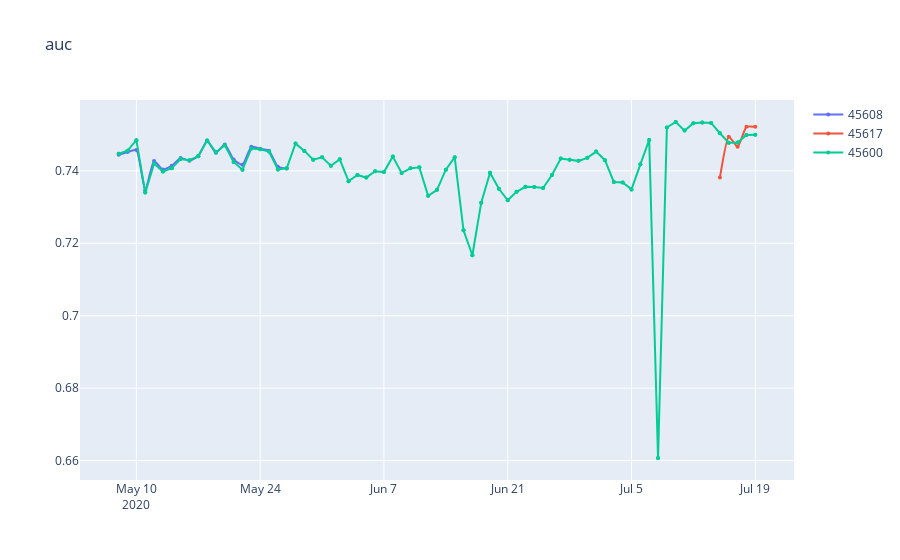
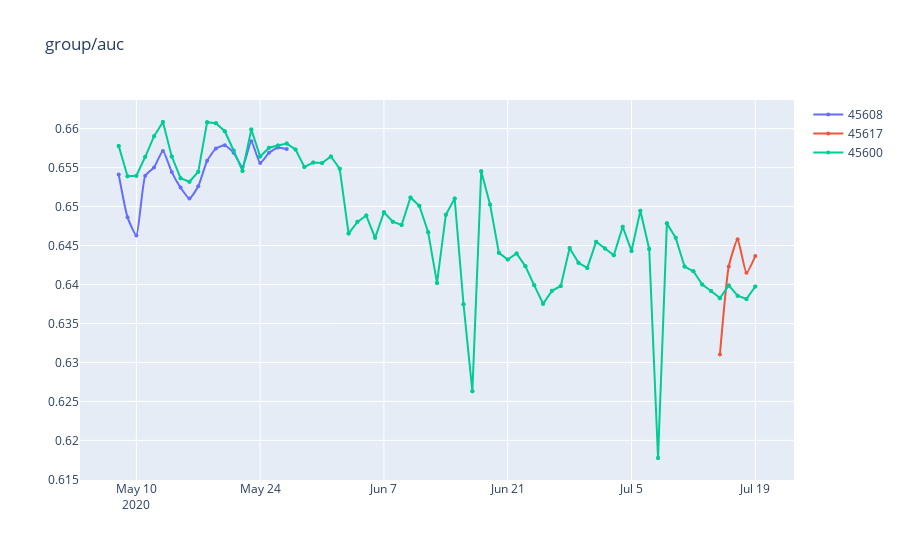
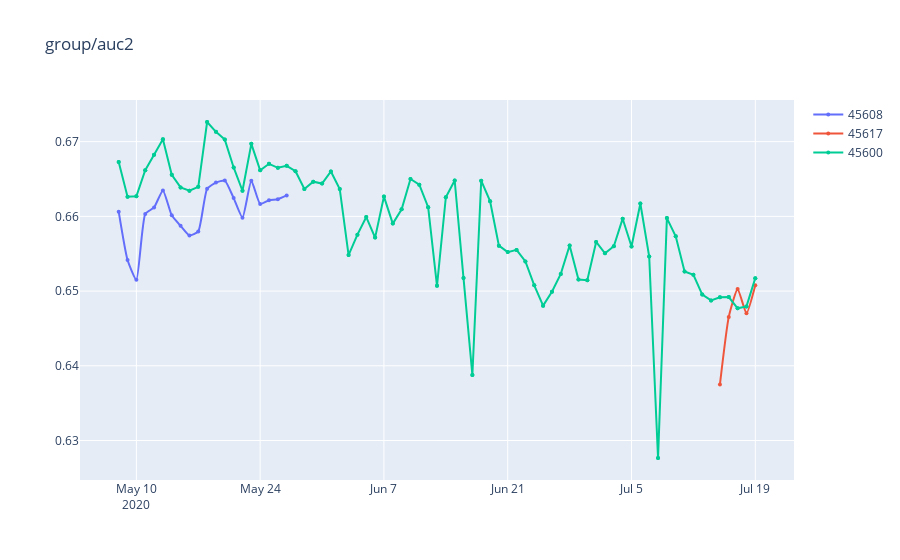
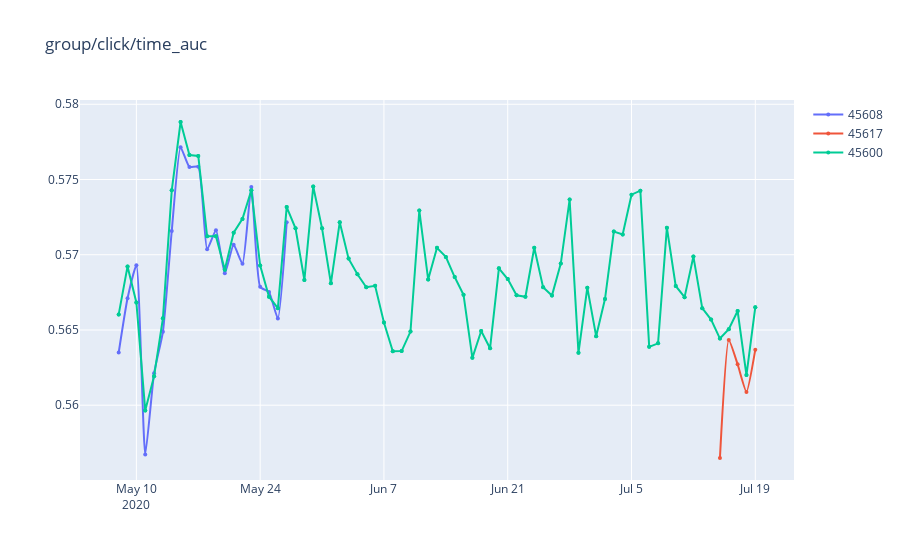

Source (notebook cell) for these figures, in order:
### Code cell
gezi.line(df[df.abtest.isin(['45608', '45617', '45600', '8', '17', '456'])], x='date',
          y=['auc', 'group/auc', 'group/auc2', 'group/click/time_auc', 
             'group/ndcg3_click', 'group/top1_click', 'stats/click_ratio', 'stats/num_clicks',
             'cold/group/auc', 'group/click/top1_dur',
             'Click/group/auc', 
             'Click/group/auc2', 
             'Dur/group/click/time_auc',
            ], color='abtest')

### Figure 1 — Plotly figure (JSON) as saved in the notebook; plotly's stock layout.template omitted (floating-point values rounded to 4 significant figures; data arrays with more than 128 entries replaced by an {"elided": "..."} marker saying what was removed)
{"data": [{"line": {"shape": "spline", "smoothing": 0.5}, "marker": {"size": 4}, "mode": "lines+markers", "name": "45608", "type": "scatter", "x": ["2020-05-08T00:00:00", "2020-05-09T00:00:00", "2020-05-10T00:00:00", "2020-05-11T00:00:00", "2020-05-12T00:00:00", "2020-05-13T00:00:00", "2020-05-14T00:00:00", "2020-05-15T00:00:00", "2020-05-16T00:00:00", "2020-05-17T00:00:00", "2020-05-18T00:00:00", "2020-05-19T00:00:00", "2020-05-20T00:00:00", "2020-05-21T00:00:00", "2020-05-22T00:00:00", "2020-05-23T00:00:00", "2020-05-24T00:00:00", "2020-05-25T00:00:00", "2020-05-26T00:00:00", "2020-05-27T00:00:00"], "y": [0.7445, 0.7452, 0.7458, 0.7346, 0.7427, 0.7404, 0.7414, 0.7436, 0.7428, 0.7441, 0.7483, 0.745, 0.7473, 0.7431, 0.7417, 0.7466, 0.7461, 0.7456, 0.7411, 0.7407]}, {"line": {"shape": "spline", "smoothing": 0.5}, "marker": {"size": 4}, "mode": "lines+markers", "name": "45617", "type": "scatter", "x": ["2020-07-15T00:00:00", "2020-07-16T00:00:00", "2020-07-17T00:00:00", "2020-07-18T00:00:00", "2020-07-19T00:00:00"], "y": [0.7382, 0.7494, 0.7466, 0.7522, 0.7522]}, {"line": {"shape": "spline", "smoothing": 0.5}, "marker": {"size": 4}, "mode": "lines+markers", "name": "45600", "type": "scatter", "x": {"elided": "146 str values"}, "y": {"elided": "146 float values"}}], "layout": {"hovermode": "x", "title": {"text": "auc"}, "xaxis": {"type": "date"}}}

### Figure 2 — Plotly figure (JSON) as saved in the notebook; plotly's stock layout.template omitted (floating-point values rounded to 4 significant figures; data arrays with more than 128 entries replaced by an {"elided": "..."} marker saying what was removed)
{"data": [{"line": {"shape": "spline", "smoothing": 0.5}, "marker": {"size": 4}, "mode": "lines+markers", "name": "45608", "type": "scatter", "x": ["2020-05-08T00:00:00", "2020-05-09T00:00:00", "2020-05-10T00:00:00", "2020-05-11T00:00:00", "2020-05-12T00:00:00", "2020-05-13T00:00:00", "2020-05-14T00:00:00", "2020-05-15T00:00:00", "2020-05-16T00:00:00", "2020-05-17T00:00:00", "2020-05-18T00:00:00", "2020-05-19T00:00:00", "2020-05-20T00:00:00", "2020-05-21T00:00:00", "2020-05-22T00:00:00", "2020-05-23T00:00:00", "2020-05-24T00:00:00", "2020-05-25T00:00:00", "2020-05-26T00:00:00", "2020-05-27T00:00:00"], "y": [0.6541, 0.6486, 0.6463, 0.6539, 0.655, 0.6571, 0.6544, 0.6524, 0.651, 0.6526, 0.6559, 0.6574, 0.6579, 0.6569, 0.6551, 0.6584, 0.6556, 0.6569, 0.6576, 0.6574]}, {"line": {"shape": "spline", "smoothing": 0.5}, "marker": {"size": 4}, "mode": "lines+markers", "name": "45617", "type": "scatter", "x": ["2020-07-15T00:00:00", "2020-07-16T00:00:00", "2020-07-17T00:00:00", "2020-07-18T00:00:00", "2020-07-19T00:00:00"], "y": [0.631, 0.6423, 0.6458, 0.6415, 0.6436]}, {"line": {"shape": "spline", "smoothing": 0.5}, "marker": {"size": 4}, "mode": "lines+markers", "name": "45600", "type": "scatter", "x": {"elided": "146 str values"}, "y": {"elided": "146 float values"}}], "layout": {"hovermode": "x", "title": {"text": "group/auc"}, "xaxis": {"type": "date"}}}

### Figure 3 — Plotly figure (JSON) as saved in the notebook; plotly's stock layout.template omitted (floating-point values rounded to 4 significant figures; data arrays with more than 128 entries replaced by an {"elided": "..."} marker saying what was removed)
{"data": [{"line": {"shape": "spline", "smoothing": 0.5}, "marker": {"size": 4}, "mode": "lines+markers", "name": "45608", "type": "scatter", "x": ["2020-05-08T00:00:00", "2020-05-09T00:00:00", "2020-05-10T00:00:00", "2020-05-11T00:00:00", "2020-05-12T00:00:00", "2020-05-13T00:00:00", "2020-05-14T00:00:00", "2020-05-15T00:00:00", "2020-05-16T00:00:00", "2020-05-17T00:00:00", "2020-05-18T00:00:00", "2020-05-19T00:00:00", "2020-05-20T00:00:00", "2020-05-21T00:00:00", "2020-05-22T00:00:00", "2020-05-23T00:00:00", "2020-05-24T00:00:00", "2020-05-25T00:00:00", "2020-05-26T00:00:00", "2020-05-27T00:00:00"], "y": [0.6606, 0.6542, 0.6515, 0.6603, 0.6612, 0.6635, 0.6601, 0.6587, 0.6574, 0.658, 0.6637, 0.6645, 0.6648, 0.6624, 0.6598, 0.6648, 0.6617, 0.6622, 0.6623, 0.6628]}, {"line": {"shape": "spline", "smoothing": 0.5}, "marker": {"size": 4}, "mode": "lines+markers", "name": "45617", "type": "scatter", "x": ["2020-07-15T00:00:00", "2020-07-16T00:00:00", "2020-07-17T00:00:00", "2020-07-18T00:00:00", "2020-07-19T00:00:00"], "y": [0.6375, 0.6465, 0.6503, 0.647, 0.6508]}, {"line": {"shape": "spline", "smoothing": 0.5}, "marker": {"size": 4}, "mode": "lines+markers", "name": "45600", "type": "scatter", "x": {"elided": "146 str values"}, "y": {"elided": "146 float values"}}], "layout": {"hovermode": "x", "title": {"text": "group/auc2"}, "xaxis": {"type": "date"}}}

### Figure 4 — Plotly figure (JSON) as saved in the notebook; plotly's stock layout.template omitted (floating-point values rounded to 4 significant figures; data arrays with more than 128 entries replaced by an {"elided": "..."} marker saying what was removed)
{"data": [{"line": {"shape": "spline", "smoothing": 0.5}, "marker": {"size": 4}, "mode": "lines+markers", "name": "45608", "type": "scatter", "x": ["2020-05-08T00:00:00", "2020-05-09T00:00:00", "2020-05-10T00:00:00", "2020-05-11T00:00:00", "2020-05-12T00:00:00", "2020-05-13T00:00:00", "2020-05-14T00:00:00", "2020-05-15T00:00:00", "2020-05-16T00:00:00", "2020-05-17T00:00:00", "2020-05-18T00:00:00", "2020-05-19T00:00:00", "2020-05-20T00:00:00", "2020-05-21T00:00:00", "2020-05-22T00:00:00", "2020-05-23T00:00:00", "2020-05-24T00:00:00", "2020-05-25T00:00:00", "2020-05-26T00:00:00", "2020-05-27T00:00:00"], "y": [0.5635, 0.5671, 0.5693, 0.5567, 0.5621, 0.5649, 0.5716, 0.5771, 0.5758, 0.5758, 0.5704, 0.5716, 0.5688, 0.5707, 0.5694, 0.5745, 0.5679, 0.5675, 0.5658, 0.5722]}, {"line": {"shape": "spline", "smoothing": 0.5}, "marker": {"size": 4}, "mode": "lines+markers", "name": "45617", "type": "scatter", "x": ["2020-07-15T00:00:00", "2020-07-16T00:00:00", "2020-07-17T00:00:00", "2020-07-18T00:00:00", "2020-07-19T00:00:00"], "y": [0.5565, 0.5643, 0.5627, 0.5609, 0.5637]}, {"line": {"shape": "spline", "smoothing": 0.5}, "marker": {"size": 4}, "mode": "lines+markers", "name": "45600", "type": "scatter", "x": {"elided": "146 str values"}, "y": {"elided": "146 float values"}}], "layout": {"hovermode": "x", "title": {"text": "group/click/time_auc"}, "xaxis": {"type": "date"}}}
